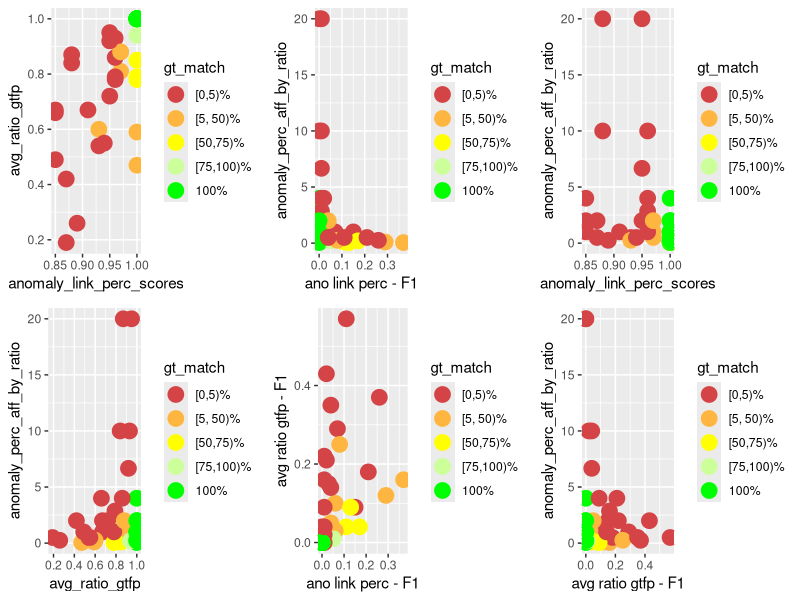
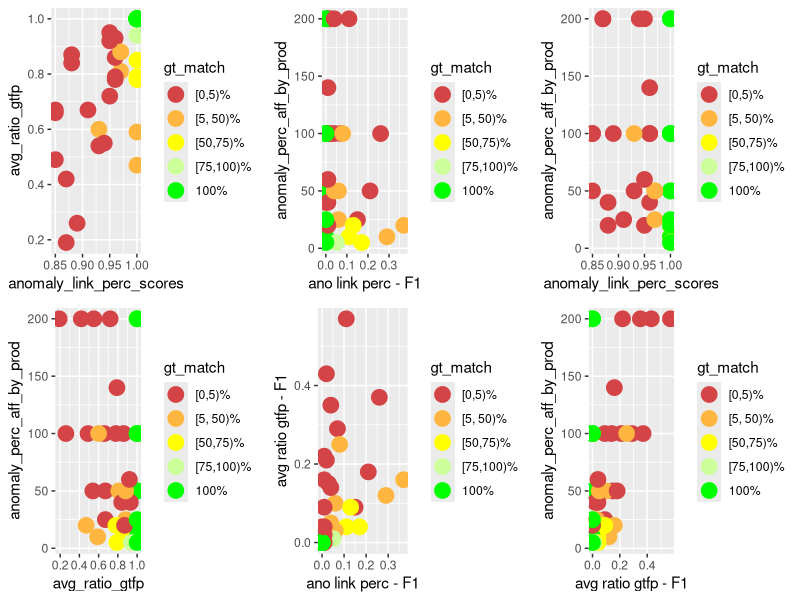
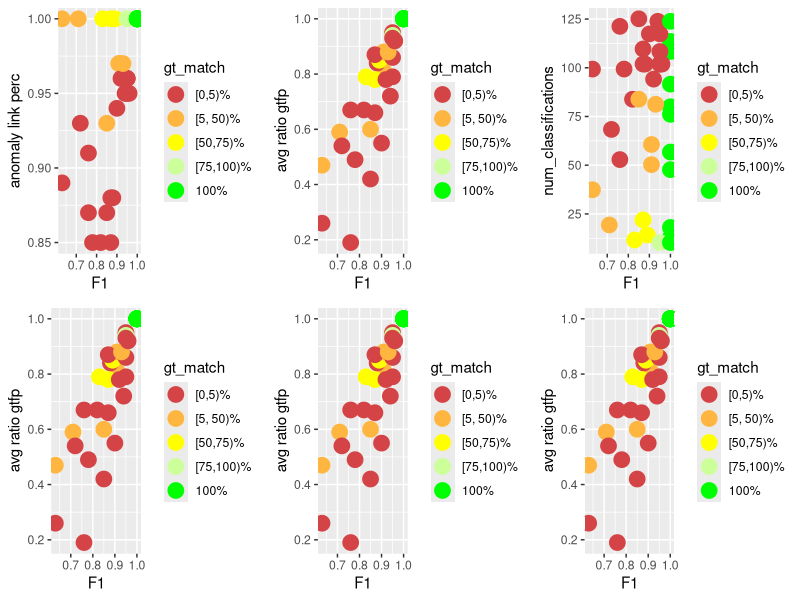
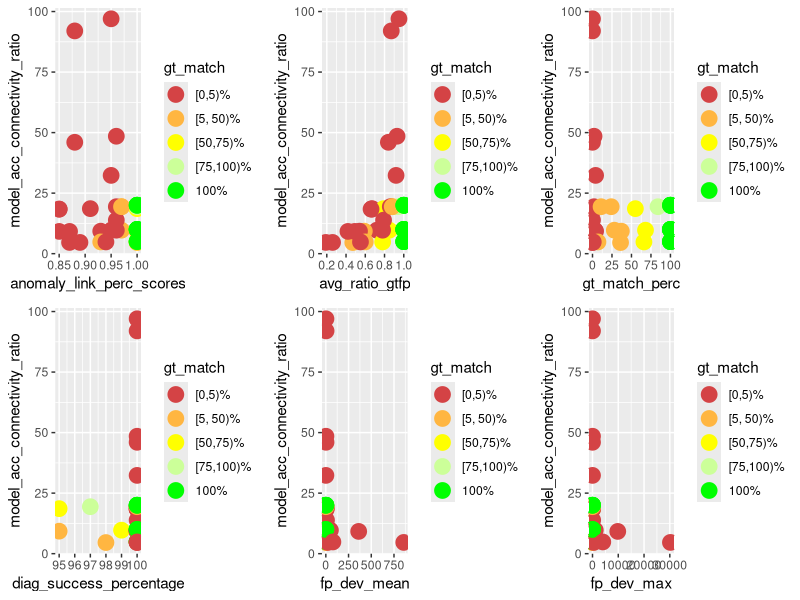
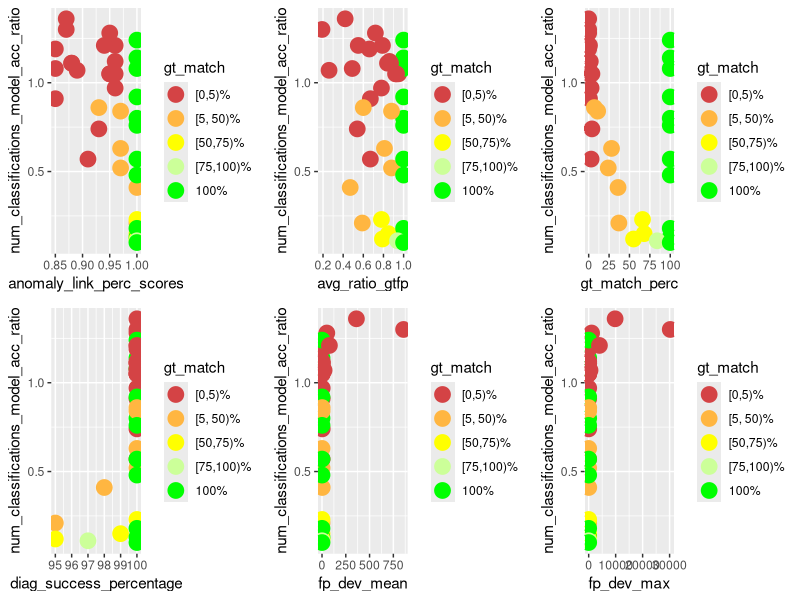
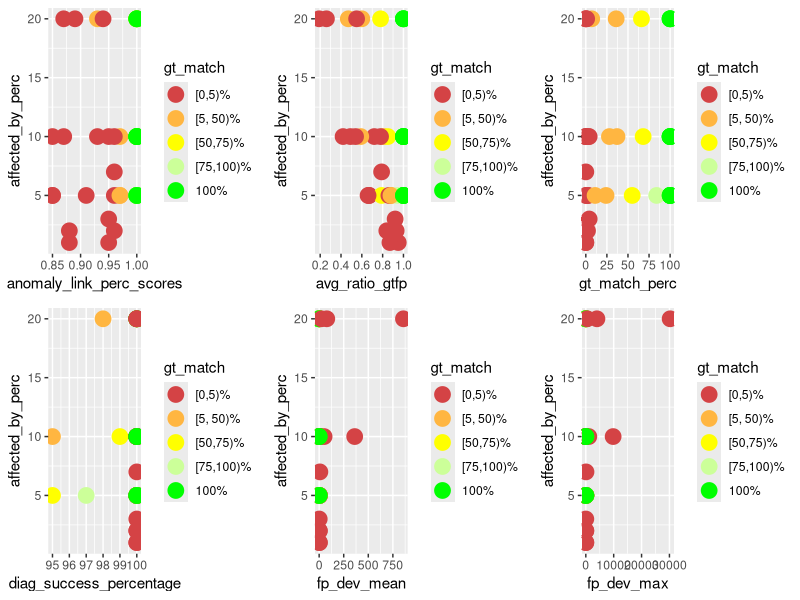
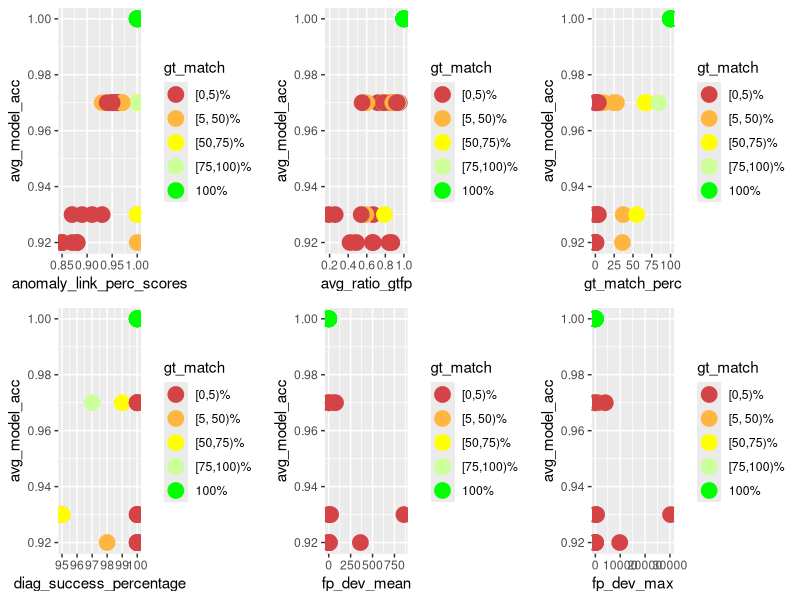
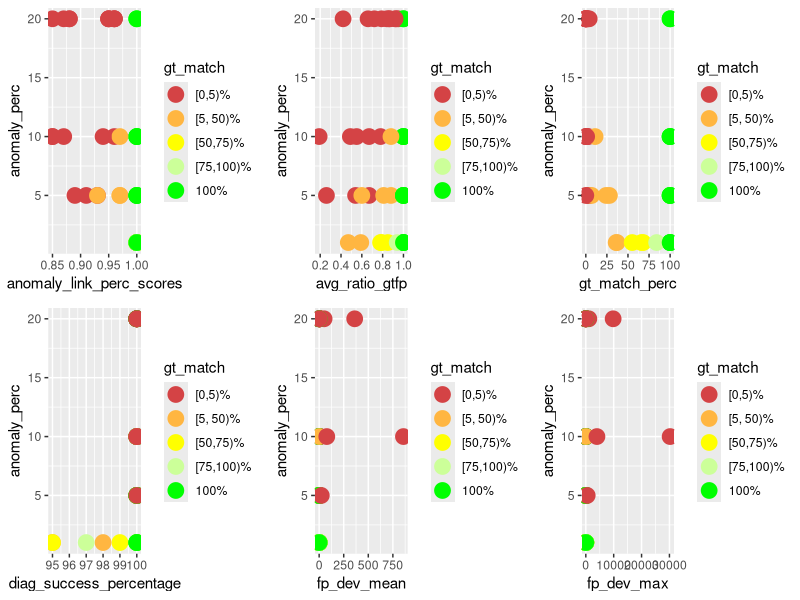

These figures' R source, in order:
library(ggplot2)
library(gridExtra)
library(dplyr)

PT_DEF <- geom_point(size=5)
COLOR_VALS <- c("#d44345", "#ffb641", "#ffff00", "#ccff99", "#00ff00")

gen_multi_plot_six <- function(
        pp1, pp2, pp3, pp4, pp5, pp6,
        y1, y2, y3, y4, y5, y6,
        x1, x2, x3, x4, x5, x6,
        filename
    ) {
    fpp1 <- pp1 + PT_DEF + xlab(x1) + ylab(y1) + scale_color_manual(values = color_mapping)
    fpp2 <- pp2 + PT_DEF + xlab(x2) + ylab(y2) + scale_color_manual(values = color_mapping)
    fpp3 <- pp3 + PT_DEF + xlab(x3) + ylab(y3) + scale_color_manual(values = color_mapping)
    fpp4 <- pp4 + PT_DEF + xlab(x4) + ylab(y4) + scale_color_manual(values = color_mapping)
    fpp5 <- pp5 + PT_DEF + xlab(x5) + ylab(y5) + scale_color_manual(values = color_mapping)
    fpp6 <- pp6 + PT_DEF + xlab(x6) + ylab(y6) + scale_color_manual(values = color_mapping)
    combined_plot <- grid.arrange(fpp1, fpp2, fpp3, fpp4, fpp5, fpp6, ncol = 3)
    ggsave(combined_plot, file = filename, width = 12, height = 6)
}

gen_multi_plot_two <- function(
        pp1, pp2, y1, y2, x1, x2, filename
    ) {
    fpp1 <- pp1 + PT_DEF + xlab(x1) + ylab(y1) + scale_color_manual(values = color_mapping)
    fpp2 <- pp2 + PT_DEF + xlab(x2) + ylab(y2) + scale_color_manual(values = color_mapping)
    combined_plot <- grid.arrange(fpp1, fpp2, ncol = 2)
    ggsave(combined_plot, file = filename, width = 12, height = 6)
}

# actual compensation insights

input <- read.csv(
    file = "meta_analysis.csv", header = TRUE, sep = ",", check.name = FALSE
)

# instead of the percentage value factor(gt_match_perc) for which I'd need 100
# colors, I only want to color / group them into 5 groups
LABELS <- c("[0,5)%", "[5, 50)%", "[50,75)%", "[75,100)%", "100%")
color_mapping <- setNames(COLOR_VALS, LABELS)

input$gt_match <- cut(
    input$gt_match_perc,
    breaks = c(0, 5, 50, 75, 100, Inf),
    labels = LABELS,
    include.lowest = TRUE,
    right = FALSE
)

p1 <- ggplot(
    data = input, aes_string(
        x = "anomaly_link_perc_scores",
        y = "avg_ratio_gtfp",
        color = "gt_match",
        group = "gt_match"
    )
)

p2 <- ggplot(
    data = input, aes_string(
        x = "compensation_ano_link",
        y = "anomaly_perc_aff_by_ratio",
        color = "gt_match",
        group = "gt_match"
    )
)

p3 <- ggplot(
    data = input, aes_string(
        x = "anomaly_link_perc_scores",
        y = "anomaly_perc_aff_by_ratio",
        color = "gt_match",
        group = "gt_match"
    )
)

p4 <- ggplot(
    data = input, aes_string(
        x = "avg_ratio_gtfp",
        y = "anomaly_perc_aff_by_ratio",
        color = "gt_match",
        group = "gt_match"
    )
)

p5 <- ggplot(
    data = input, aes_string(
        x = "compensation_ano_link",
        y = "compensation_gtfp",
        color = "gt_match",
        group = "gt_match"
    )
)

p6 <- ggplot(
    data = input, aes_string(
        x = "compensation_gtfp",
        y = "anomaly_perc_aff_by_ratio",
        color = "gt_match",
        group = "gt_match"
    )
)

gen_multi_plot_six(
    p1, p2, p3, p4, p5, p6,
    "avg_ratio_gtfp", # y1
    "anomaly_perc_aff_by_ratio", # y2
    "anomaly_perc_aff_by_ratio", # y3
    "anomaly_perc_aff_by_ratio", # y4
    "avg ratio gtfp - F1", # y5
    "anomaly_perc_aff_by_ratio", # y6
    "anomaly_link_perc_scores", # x1
    "ano link perc - F1", # x2
    "anomaly_link_perc_scores", # x3
    "avg_ratio_gtfp", # x4
    "ano link perc - F1", # x5
    "avg ratio gtfp - F1", # x6
    "compensation_analysis.png"
)

# same with prod #############################

p1 <- ggplot(
    data = input, aes_string(
        x = "anomaly_link_perc_scores",
        y = "avg_ratio_gtfp",
        color = "gt_match",
        group = "gt_match"
    )
)

p2 <- ggplot(
    data = input, aes_string(
        x = "compensation_ano_link",
        y = "anomaly_perc_aff_by_prod",
        color = "gt_match",
        group = "gt_match"
    )
)

p3 <- ggplot(
    data = input, aes_string(
        x = "anomaly_link_perc_scores",
        y = "anomaly_perc_aff_by_prod",
        color = "gt_match",
        group = "gt_match"
    )
)

p4 <- ggplot(
    data = input, aes_string(
        x = "avg_ratio_gtfp",
        y = "anomaly_perc_aff_by_prod",
        color = "gt_match",
        group = "gt_match"
    )
)

p5 <- ggplot(
    data = input, aes_string(
        x = "compensation_ano_link",
        y = "compensation_gtfp",
        color = "gt_match",
        group = "gt_match"
    )
)

p6 <- ggplot(
    data = input, aes_string(
        x = "compensation_gtfp",
        y = "anomaly_perc_aff_by_prod",
        color = "gt_match",
        group = "gt_match"
    )
)

gen_multi_plot_six(
    p1, p2, p3, p4, p5, p6,
    "avg_ratio_gtfp", # y1
    "anomaly_perc_aff_by_prod", # y2
    "anomaly_perc_aff_by_prod", # y3
    "anomaly_perc_aff_by_prod", # y4
    "avg ratio gtfp - F1", # y5
    "anomaly_perc_aff_by_prod", # y6
    "anomaly_link_perc_scores", # x1
    "ano link perc - F1", # x2
    "anomaly_link_perc_scores", # x3
    "avg_ratio_gtfp", # x4
    "ano link perc - F1", # x5
    "avg ratio gtfp - F1", # x6
    "compensation_analysis_prod.png"
)

##############################################

p1 <- ggplot(
    data = input, aes_string(
        x = "f1_scores",
        y = "anomaly_link_perc_scores",
        color = "gt_match",
        group = "gt_match"
    )
)

p2 <- ggplot(
    data = input, aes_string(
        x = "f1_scores",
        y = "avg_ratio_gtfp",
        color = "gt_match",
        group = "gt_match"
    )
)

p3 <- ggplot(
    data = input, aes_string(
        x = "f1_scores",
        y = "num_classifications",
        color = "gt_match",
        group = "gt_match"
    )
)

p4 <- ggplot(
    data = input, aes_string(
        x = "f1_scores",
        y = "avg_ratio_gtfp",
        color = "gt_match",
        group = "gt_match"
    )
)

p5 <- ggplot(
    data = input, aes_string(
        x = "f1_scores",
        y = "avg_ratio_gtfp",
        color = "gt_match",
        group = "gt_match"
    )
)

p6 <- ggplot(
    data = input, aes_string(
        x = "f1_scores",
        y = "avg_ratio_gtfp",
        color = "gt_match",
        group = "gt_match"
    )
)

gen_multi_plot_six(
    p1, p2, p3, p4, p5, p6,
    "anomaly link perc", # y1
    "avg ratio gtfp", # y2
    "num_classifications", # y3
    "avg ratio gtfp", # y4
    "avg ratio gtfp", # y5
    "avg ratio gtfp", # y6
    "F1", # x1
    "F1", # x2
    "F1", # x3
    "F1", # x4
    "F1", # x5
    "F1", # x6
    "f1_end_res_corr.png"
)

# model acc - connectivity - performance

p1 <- ggplot(
    data = input, aes_string(
        x = "anomaly_link_perc_scores",
        y = "model_acc_connectivity_ratio",
        color = "gt_match",
        group = "gt_match"
    )
)

p2 <- ggplot(
    data = input, aes_string(
        x = "avg_ratio_gtfp",
        y = "model_acc_connectivity_ratio",
        color = "gt_match",
        group = "gt_match"
    )
)

p3 <- ggplot(
    data = input, aes_string(
        x = "gt_match_perc",
        y = "model_acc_connectivity_ratio",
        color = "gt_match",
        group = "gt_match"
    )
)

p4 <- ggplot(
    data = input, aes_string(
        x = "diag_success_percentage",
        y = "model_acc_connectivity_ratio",
        color = "gt_match",
        group = "gt_match"
    )
)

p5 <- ggplot(
    data = input, aes_string(
        x = "fp_dev_mean",
        y = "model_acc_connectivity_ratio",
        color = "gt_match",
        group = "gt_match"
    )
)

p6 <- ggplot(
    data = input, aes_string(
        x = "fp_dev_max",
        y = "model_acc_connectivity_ratio",
        color = "gt_match",
        group = "gt_match"
    )
)

gen_multi_plot_six(
    p1, p2, p3, p4, p5, p6,
    "model_acc_connectivity_ratio", # y1
    "model_acc_connectivity_ratio", # y2
    "model_acc_connectivity_ratio", # y3
    "model_acc_connectivity_ratio", # y4
    "model_acc_connectivity_ratio", # y5
    "model_acc_connectivity_ratio", # y6
    "anomaly_link_perc_scores", # x1
    "avg_ratio_gtfp", # x2
    "gt_match_perc", # x3
    "diag_success_percentage", # x4
    "fp_dev_mean", # x5
    "fp_dev_max", # x6
    "modelacc_connectivity_performance.png"
)

# how many classifications and how acc models

p1 <- ggplot(
    data = input, aes_string(
        x = "anomaly_link_perc_scores",
        y = "num_classifications_model_acc_ratio",
        color = "gt_match",
        group = "gt_match"
    )
)

p2 <- ggplot(
    data = input, aes_string(
        x = "avg_ratio_gtfp",
        y = "num_classifications_model_acc_ratio",
        color = "gt_match",
        group = "gt_match"
    )
)

p3 <- ggplot(
    data = input, aes_string(
        x = "gt_match_perc",
        y = "num_classifications_model_acc_ratio",
        color = "gt_match",
        group = "gt_match"
    )
)

p4 <- ggplot(
    data = input, aes_string(
        x = "diag_success_percentage",
        y = "num_classifications_model_acc_ratio",
        color = "gt_match",
        group = "gt_match"
    )
)

p5 <- ggplot(
    data = input, aes_string(
        x = "fp_dev_mean",
        y = "num_classifications_model_acc_ratio",
        color = "gt_match",
        group = "gt_match"
    )
)

p6 <- ggplot(
    data = input, aes_string(
        x = "fp_dev_max",
        y = "num_classifications_model_acc_ratio",
        color = "gt_match",
        group = "gt_match"
    )
)

gen_multi_plot_six(
    p1, p2, p3, p4, p5, p6,
    "num_classifications_model_acc_ratio", # y1
    "num_classifications_model_acc_ratio", # y2
    "num_classifications_model_acc_ratio", # y3
    "num_classifications_model_acc_ratio", # y4
    "num_classifications_model_acc_ratio", # y5
    "num_classifications_model_acc_ratio", # y6
    "anomaly_link_perc_scores", # x1
    "avg_ratio_gtfp", # x2
    "gt_match_perc", # x3
    "diag_success_percentage", # x4
    "fp_dev_mean", # x5
    "fp_dev_max", # x6
    "num_classifications_model_acc.png"
)

# affected_by against perf

p1 <- ggplot(
    data = input, aes_string(
        x = "anomaly_link_perc_scores",
        y = "affected_by_perc",
        color = "gt_match",
        group = "gt_match"
    )
)

p2 <- ggplot(
    data = input, aes_string(
        x = "avg_ratio_gtfp",
        y = "affected_by_perc",
        color = "gt_match",
        group = "gt_match"
    )
)

p3 <- ggplot(
    data = input, aes_string(
        x = "gt_match_perc",
        y = "affected_by_perc",
        color = "gt_match",
        group = "gt_match"
    )
)

p4 <- ggplot(
    data = input, aes_string(
        x = "diag_success_percentage",
        y = "affected_by_perc",
        color = "gt_match",
        group = "gt_match"
    )
)

p5 <- ggplot(
    data = input, aes_string(
        x = "fp_dev_mean",
        y = "affected_by_perc",
        color = "gt_match",
        group = "gt_match"
    )
)

p6 <- ggplot(
    data = input, aes_string(
        x = "fp_dev_max",
        y = "affected_by_perc",
        color = "gt_match",
        group = "gt_match"
    )
)

gen_multi_plot_six(
    p1, p2, p3, p4, p5, p6,
    "affected_by_perc", # y1
    "affected_by_perc", # y2
    "affected_by_perc", # y3
    "affected_by_perc", # y4
    "affected_by_perc", # y5
    "affected_by_perc", # y6
    "anomaly_link_perc_scores", # x1
    "avg_ratio_gtfp", # x2
    "gt_match_perc", # x3
    "diag_success_percentage", # x4
    "fp_dev_mean", # x5
    "fp_dev_max", # x6
    "aff_by_perf.png"
)

# model_acc against perf

p1 <- ggplot(
    data = input, aes_string(
        x = "anomaly_link_perc_scores",
        y = "avg_model_acc",
        color = "gt_match",
        group = "gt_match"
    )
)

p2 <- ggplot(
    data = input, aes_string(
        x = "avg_ratio_gtfp",
        y = "avg_model_acc",
        color = "gt_match",
        group = "gt_match"
    )
)

p3 <- ggplot(
    data = input, aes_string(
        x = "gt_match_perc",
        y = "avg_model_acc",
        color = "gt_match",
        group = "gt_match"
    )
)

p4 <- ggplot(
    data = input, aes_string(
        x = "diag_success_percentage",
        y = "avg_model_acc",
        color = "gt_match",
        group = "gt_match"
    )
)

p5 <- ggplot(
    data = input, aes_string(
        x = "fp_dev_mean",
        y = "avg_model_acc",
        color = "gt_match",
        group = "gt_match"
    )
)

p6 <- ggplot(
    data = input, aes_string(
        x = "fp_dev_max",
        y = "avg_model_acc",
        color = "gt_match",
        group = "gt_match"
    )
)

gen_multi_plot_six(
    p1, p2, p3, p4, p5, p6,
    "avg_model_acc", # y1
    "avg_model_acc", # y2
    "avg_model_acc", # y3
    "avg_model_acc", # y4
    "avg_model_acc", # y5
    "avg_model_acc", # y6
    "anomaly_link_perc_scores", # x1
    "avg_ratio_gtfp", # x2
    "gt_match_perc", # x3
    "diag_success_percentage", # x4
    "fp_dev_mean", # x5
    "fp_dev_max", # x6
    "model_acc_perf.png"
)

# anomaly_perc against perf

p1 <- ggplot(
    data = input, aes_string(
        x = "anomaly_link_perc_scores",
        y = "anomaly_perc",
        color = "gt_match",
        group = "gt_match"
    )
)

p2 <- ggplot(
    data = input, aes_string(
        x = "avg_ratio_gtfp",
        y = "anomaly_perc",
        color = "gt_match",
        group = "gt_match"
    )
)

p3 <- ggplot(
    data = input, aes_string(
        x = "gt_match_perc",
        y = "anomaly_perc",
        color = "gt_match",
        group = "gt_match"
    )
)

p4 <- ggplot(
    data = input, aes_string(
        x = "diag_success_percentage",
        y = "anomaly_perc",
        color = "gt_match",
        group = "gt_match"
    )
)

p5 <- ggplot(
    data = input, aes_string(
        x = "fp_dev_mean",
        y = "anomaly_perc",
        color = "gt_match",
        group = "gt_match"
    )
)

p6 <- ggplot(
    data = input, aes_string(
        x = "fp_dev_max",
        y = "anomaly_perc",
        color = "gt_match",
        group = "gt_match"
    )
)

gen_multi_plot_six(
    p1, p2, p3, p4, p5, p6,
    "anomaly_perc", # y1
    "anomaly_perc", # y2
    "anomaly_perc", # y3
    "anomaly_perc", # y4
    "anomaly_perc", # y5
    "anomaly_perc", # y6
    "anomaly_link_perc_scores", # x1
    "avg_ratio_gtfp", # x2
    "gt_match_perc", # x3
    "diag_success_percentage", # x4
    "fp_dev_mean", # x5
    "fp_dev_max", # x6
    "anomaly_perc_perf.png"
)

# anomaly_perc - model acc ratio against perf

p1 <- ggplot(
    data = input, aes_string(
        x = "anomaly_link_perc_scores",
        y = "anomaly_perc_model_acc_ratio",
        color = "gt_match",
        group = "gt_match"
    )
)

p2 <- ggplot(
    data = input, aes_string(
        x = "avg_ratio_gtfp",
        y = "anomaly_perc_model_acc_ratio",
        color = "gt_match",
        group = "gt_match"
    )
)

p3 <- ggplot(
    data = input, aes_string(
        x = "gt_match_perc",
        y = "anomaly_perc_model_acc_ratio",
        color = "gt_match",
        group = "gt_match"
    )
)

p4 <- ggplot(
    data = input, aes_string(
        x = "diag_success_percentage",
        y = "anomaly_perc_model_acc_ratio",
        color = "gt_match",
        group = "gt_match"
    )
)

p5 <- ggplot(
    data = input, aes_string(
        x = "fp_dev_mean",
        y = "anomaly_perc_model_acc_ratio",
        color = "gt_match",
        group = "gt_match"
    )
)

p6 <- ggplot(
    data = input, aes_string(
        x = "fp_dev_max",
        y = "anomaly_perc_model_acc_ratio",
        color = "gt_match",
        group = "gt_match"
    )
)

gen_multi_plot_six(
    p1, p2, p3, p4, p5, p6,
    "anomaly_perc_model_acc_ratio", # y1
    "anomaly_perc_model_acc_ratio", # y2
    "anomaly_perc_model_acc_ratio", # y3
    "anomaly_perc_model_acc_ratio", # y4
    "anomaly_perc_model_acc_ratio", # y5
    "anomaly_perc_model_acc_ratio", # y6
    "anomaly_link_perc_scores", # x1
    "avg_ratio_gtfp", # x2
    "gt_match_perc", # x3
    "diag_success_percentage", # x4
    "fp_dev_mean", # 5
    "fp_dev_max", # x6
    "anomaly_perc_model_acc_ratio_perf.png"
)

# num classifications against perf

p1 <- ggplot(
    data = input, aes_string(
        x = "anomaly_link_perc_scores",
        y = "num_classifications",
        color = "gt_match",
        group = "gt_match"
    )
)

p2 <- ggplot(
    data = input, aes_string(
        x = "avg_ratio_gtfp",
        y = "num_classifications",
        color = "gt_match",
        group = "gt_match"
    )
)

p3 <- ggplot(
    data = input, aes_string(
        x = "gt_match_perc",
        y = "num_classifications",
        color = "gt_match",
        group = "gt_match"
    )
)

p4 <- ggplot(
    data = input, aes_string(
        x = "diag_success_percentage",
        y = "num_classifications",
        color = "gt_match",
        group = "gt_match"
    )
)

p5 <- ggplot(
    data = input, aes_string(
        x = "fp_dev_mean",
        y = "num_classifications",
        color = "gt_match",
        group = "gt_match"
    )
)

p6 <- ggplot(
    data = input, aes_string(
        x = "fp_dev_max",
        y = "num_classifications",
        color = "gt_match",
        group = "gt_match"
    )
)

gen_multi_plot_six(
    p1, p2, p3, p4, p5, p6,
    "num_classifications", # y1
    "num_classifications", # y2
    "num_classifications", # y3
    "num_classifications", # y4
    "num_classifications", # y5
    "num_classifications", # y6
    "anomaly_link_perc_scores", # x1
    "avg_ratio_gtfp", # x2
    "gt_match_perc", # x3
    "diag_success_percentage", # x4
    "fp_dev_mean", # x5
    "fp_dev_max", # x6
    "num_classifications_perf.png"
)

# num classifications - model acc -- filtered based on avg_ratio_gtfp

p1 <- ggplot(
    data = input, aes_string(
        x = "num_classifications",
        y = "avg_model_acc",
        color = "gt_match",
        group = "gt_match"
    )
)

filtered_data <- subset(input, avg_ratio_gtfp >= 0.7)

p2 <- ggplot(
    data = filtered_data,
    aes_string(
        x = "num_classifications",
        y = "avg_model_acc",
        color = "gt_match",
        group = "gt_match"
    )
)

filtered_data <- subset(input, avg_ratio_gtfp >= 0.75)

p3 <- ggplot(
    data = filtered_data,
    aes_string(
        x = "num_classifications",
        y = "avg_model_acc",
        color = "gt_match",
        group = "gt_match"
    )
)

filtered_data <- subset(input, avg_ratio_gtfp >= 0.8)

p4 <- ggplot(
    data = filtered_data,
    aes_string(
        x = "num_classifications",
        y = "avg_model_acc",
        color = "gt_match",
        group = "gt_match"
    )
)

filtered_data <- subset(input, avg_ratio_gtfp >= 0.9)

p5 <- ggplot(
    data = filtered_data,
    aes_string(
        x = "num_classifications",
        y = "avg_model_acc",
        color = "gt_match",
        group = "gt_match"
    )
)

filtered_data <- input %>%
  group_by(avg_model_acc) %>%
  filter(avg_ratio_gtfp == max(avg_ratio_gtfp))

p6 <- ggplot(
    data = filtered_data,
    aes_string(
        x = "num_classifications",
        y = "avg_model_acc",
        color = "gt_match",
        group = "gt_match"
    )
)

gen_multi_plot_six(
    p1, p2, p3, p4, p5, p6,
    "avg_model_acc", #y1
    "avg_model_acc", #y2
    "avg_model_acc", #y3
    "avg_model_acc", #y4
    "avg_model_acc", #y5
    "avg_model_acc", #y6
    "classifications", #x1
    "classifications (filt. based on avg_ratio_gtfp 70%)", #x2
    "classifications (filt. based on avg_ratio_gtfp 75%)", #x3
    "classifications (filt. based on avg_ratio_gtfp 80%)", #x4
    "classifications (filt. based on avg_ratio_gtfp 90%)", #x5
    "classifications (filt. based on max avg_ratio_gtfp)", #x6
    "model_acc_classifications.png"
)

# num classifications - model acc -- filtered based on anomaly_link_perc_scores

p1 <- ggplot(
    data = input, aes_string(
        x = "num_classifications",
        y = "avg_model_acc",
        color = "gt_match",
        group = "gt_match"
    )
)

filtered_data <- subset(input, anomaly_link_perc_scores >= 0.7)

p2 <- ggplot(
    data = filtered_data,
    aes_string(
        x = "num_classifications",
        y = "avg_model_acc",
        color = "gt_match",
        group = "gt_match"
    )
)

filtered_data <- subset(input, anomaly_link_perc_scores >= 0.75)

p3 <- ggplot(
    data = filtered_data,
    aes_string(
        x = "num_classifications",
        y = "avg_model_acc",
        color = "gt_match",
        group = "gt_match"
    )
)

filtered_data <- subset(input, anomaly_link_perc_scores >= 0.8)

p4 <- ggplot(
    data = filtered_data,
    aes_string(
        x = "num_classifications",
        y = "avg_model_acc",
        color = "gt_match",
        group = "gt_match"
    )
)

filtered_data <- subset(input, anomaly_link_perc_scores >= 0.9)

p5 <- ggplot(
    data = filtered_data,
    aes_string(
        x = "num_classifications",
        y = "avg_model_acc",
        color = "gt_match",
        group = "gt_match"
    )
)

filtered_data <- input %>%
  group_by(avg_model_acc) %>%
  filter(anomaly_link_perc_scores == max(anomaly_link_perc_scores))

p6 <- ggplot(
    data = filtered_data,
    aes_string(
        x = "num_classifications",
        y = "avg_model_acc",
        color = "gt_match",
        group = "gt_match"
    )
)

gen_multi_plot_six(
    p1, p2, p3, p4, p5, p6,
    "avg_model_acc", #y1
    "avg_model_acc", #y2
    "avg_model_acc", #y3
    "avg_model_acc", #y4
    "avg_model_acc", #y5
    "avg_model_acc", #y6
    "classifications", #x1
    "classifications (filt. based on ano_link_perc 70%)", #x2
    "classifications (filt. based on ano_link_perc 75%)", #x3
    "classifications (filt. based on ano_link_perc 80%)", #x4
    "classifications (filt. based on ano_link_perc 90%)", #x5
    "classifications (filt. based on max ano_link_perc)", #x6
    "model_acc_classifications_ano_link.png"
)

# num classifications - model acc -- filtered based on gt_match_perc

p1 <- ggplot(
    data = input, aes_string(
        x = "num_classifications",
        y = "avg_model_acc",
        color = "gt_match",
        group = "gt_match"
    )
)

filtered_data <- subset(input, gt_match_perc >= 70)

p2 <- ggplot(
    data = filtered_data,
    aes_string(
        x = "num_classifications",
        y = "avg_model_acc",
        color = "gt_match",
        group = "gt_match"
    )
)

filtered_data <- subset(input, gt_match_perc >= 75)

p3 <- ggplot(
    data = filtered_data,
    aes_string(
        x = "num_classifications",
        y = "avg_model_acc",
        color = "gt_match",
        group = "gt_match"
    )
)

filtered_data <- subset(input, gt_match_perc >= 80)

p4 <- ggplot(
    data = filtered_data,
    aes_string(
        x = "num_classifications",
        y = "avg_model_acc",
        color = "gt_match",
        group = "gt_match"
    )
)

filtered_data <- subset(input, gt_match_perc >= 90)

p5 <- ggplot(
    data = filtered_data,
    aes_string(
        x = "num_classifications",
        y = "avg_model_acc",
        color = "gt_match",
        group = "gt_match"
    )
)

filtered_data <- input %>%
  group_by(avg_model_acc) %>%
  filter(gt_match_perc == max(gt_match_perc))

p6 <- ggplot(
    data = filtered_data,
    aes_string(
        x = "num_classifications",
        y = "avg_model_acc",
        color = "gt_match",
        group = "gt_match"
    )
)

gen_multi_plot_six(
    p1, p2, p3, p4, p5, p6,
    "avg_model_acc", #y1
    "avg_model_acc", #y2
    "avg_model_acc", #y3
    "avg_model_acc", #y4
    "avg_model_acc", #y5
    "avg_model_acc", #y6
    "classifications", #x1
    "classifications (filt. based on gt_match_perc 70%)", #x2
    "classifications (filt. based on gt_match_perc 75%)", #x3
    "classifications (filt. based on gt_match_perc 80%)", #x4
    "classifications (filt. based on gt_match_perc 90%)", #x5
    "classifications (filt. based on max gt_match_perc)", #x6
    "model_acc_classifications_gt_match_perc.png"
)

# correlation affected-by and fault path len / num fault paths

p1 <- ggplot(
    data = input, aes_string(
        x = "avg_num_fault_paths",
        y = "affected_by_perc",
        color = "gt_match",
        group = "gt_match"
    )
)

p2 <- ggplot(
    data = input, aes_string(
        x = "avg_fault_path_len",
        y = "avg_num_fault_paths",
        color = "gt_match",
        group = "gt_match"
    )
)

p3 <- ggplot(
    data = input, aes_string(
        x = "avg_num_fault_paths",
        y = "anomaly_perc",
        color = "gt_match",
        group = "gt_match"
    )
)

p4 <- ggplot(
    data = input, aes_string(
        x = "avg_fault_path_len",
        y = "anomaly_perc",
        color = "gt_match",
        group = "gt_match"
    )
)

p5 <- ggplot(
    data = input, aes_string(
        x = "avg_num_fault_paths",
        y = "anomaly_perc_aff_by_prod",
        color = "gt_match",
        group = "gt_match"
    )
)

p6 <- ggplot(
    data = input, aes_string(
        x = "avg_fault_path_len",
        y = "anomaly_perc_aff_by_prod",
        color = "gt_match",
        group = "gt_match"
    )
)

gen_multi_plot_six(
    p1, p2, p3, p4, p5, p6,
    "affected_by_perc", # y1
    "avg_num_fault_paths", # y2
    "anomaly_perc", # y3
    "anomaly_perc", # y4
    "anomaly_perc_aff_by_prod", # y5
    "anomaly_perc_aff_by_prod", # y6
    "avg_num_fault_paths", # x1
    "avg_fault_path_len", # x2
    "avg_num_fault_paths", # x3
    "avg_fault_path_len", # x4
    "avg_num_fault_paths", # x5
    "avg_fault_path_len", # x6
    "correlation_anomaly_perc_aff_by_prod_fault_paths.png"
)

# correlation (median + mean) runtime and fault path len / num fault paths

p1 <- ggplot(
    data = input, aes_string(
        x = "avg_num_fault_paths",
        y = "`avg_runtime (s)`",
        color = "gt_match",
        group = "gt_match"
    )
)

p2 <- ggplot(
    data = input, aes_string(
        x = "avg_fault_path_len",
        y = "`avg_runtime (s)`",
        color = "gt_match",
        group = "gt_match"
    )
)

p3 <- ggplot(
    data = input, aes_string(
        x = "avg_num_fault_paths",
        y = "`median_runtime (s)`",
        color = "gt_match",
        group = "gt_match"
    )
)

p4 <- ggplot(
    data = input, aes_string(
        x = "avg_fault_path_len",
        y = "`median_runtime (s)`",
        color = "gt_match",
        group = "gt_match"
    )
)

p5 <- ggplot(
    data = input, aes_string(
        x = "median_fault_path_len",
        y = "`median_runtime (s)`",
        color = "gt_match",
        group = "gt_match"
    )
)

p6 <- ggplot(
    data = input, aes_string(
        x = "median_num_fault_paths",
        y = "`median_runtime (s)`",
        color = "gt_match",
        group = "gt_match"
    )
)

gen_multi_plot_six(
    p1, p2, p3, p4, p5, p6,
    "`avg_runtime (s)`", # y1
    "`avg_runtime (s)`", # y2
    "`median_runtime (s)`", # y3
    "`median_runtime (s)`", # y4
    "`median_runtime (s)`", # y5
    "`median_runtime (s)`", # y6
    "avg_num_fault_paths", # x1
    "avg_fault_path_len", # x2
    "avg_num_fault_paths", # x3
    "avg_fault_path_len", # x4
    "median_fault_path_len", # x5
    "median_num_fault_paths", # x6
    "correlation_runtime_fault_paths.png"
)

# correlation (median + mean + max) runtime and sum of (mean + max) fp + fp dev

p1 <- ggplot(
    data = input, aes_string(
        x = "sum_of_avg_fault_paths_and_dev",
        y = "`avg_runtime (s)`",
        color = "gt_match",
        group = "gt_match"
    )
)

p2 <- ggplot(
    data = input, aes_string(
        x = "sum_of_max_fault_paths_and_dev",
        y = "`max_runtime (s)`",
        color = "gt_match",
        group = "gt_match"
    )
)

p3 <- ggplot(
    data = input, aes_string(
        x = "sum_of_avg_fault_paths_and_dev",
        y = "`median_runtime (s)`",
        color = "gt_match",
        group = "gt_match"
    )
)

p4 <- ggplot(
    data = input, aes_string(
        x = "sum_of_avg_fault_paths_and_dev",
        y = "`max_runtime (s)`",
        color = "gt_match",
        group = "gt_match"
    )
)

p5 <- ggplot(
    data = input, aes_string(
        x = "sum_of_max_fault_paths_and_dev",
        y = "`avg_runtime (s)`",
        color = "gt_match",
        group = "gt_match"
    )
)

p6 <- ggplot(
    data = input, aes_string(
        x = "sum_of_max_fault_paths_and_dev",
        y = "`median_runtime (s)`",
        color = "gt_match",
        group = "gt_match"
    )
)

gen_multi_plot_six(
    p1, p2, p3, p4, p5, p6,
    "`avg_runtime (s)`", # y1
    "`max_runtime (s)`", # y2
    "`median_runtime (s)`", # y3
    "`max_runtime (s)`", # y4
    "`avg_runtime (s)`", # y5
    "`median_runtime (s)`", # y6
    "sum_of_avg_fault_paths_and_dev", # x1
    "sum_of_max_fault_paths_and_dev", # x2
    "sum_of_avg_fault_paths_and_dev", # x3
    "sum_of_avg_fault_paths_and_dev", # x4
    "sum_of_max_fault_paths_and_dev", # x5
    "sum_of_max_fault_paths_and_dev", # x6
    "correlation_runtime_fault_paths_sum.png"
)

# correlation alpha, beta, gamma vs. FPs

p1 <- ggplot(
    data = input, aes_string(
        x = "avg_fp",
        y = "anomaly_perc",
        color = "gt_match",
        group = "gt_match"
    )
)

p2 <- ggplot(
    data = input, aes_string(
        x = "avg_fp",
        y = "affected_by_perc",
        color = "gt_match",
        group = "gt_match"
    )
)

p3 <- ggplot(
    data = input, aes_string(
        x = "avg_fp",
        y = "avg_model_acc",
        color = "gt_match",
        group = "gt_match"
    )
)

p4 <- ggplot(
    data = input, aes_string(
        x = "avg_fp",
        y = "anomaly_perc_aff_by_model_acc_aggregation",
        color = "gt_match",
        group = "gt_match"
    )
)

filtered_data <- subset(input, avg_model_acc < 1)

p5 <- ggplot(
    data = filtered_data, aes_string(
        x = "avg_fp",
        y = "anomaly_perc_aff_by_model_acc_aggregation",
        color = "gt_match",
        group = "gt_match"
    )
)

p6 <- ggplot(
    data = input, aes_string(
        x = "avg_fp",
        y = "num_classifications_model_acc_ratio",
        color = "gt_match",
        group = "gt_match"
    )
)

gen_multi_plot_six(
    p1, p2, p3, p4, p5, p6,
    "anomaly_perc", # y1
    "affected_by_perc", # y2
    "avg_model_acc", # y3
    "anomaly_perc_aff_by_model_acc_aggregation", # y4
    "anomaly_perc_aff_by_model_acc_aggregation", # y5
    "num_classifications_model_acc_ratio", # y6
    "avg_fp", # x1
    "avg_fp", # x2
    "avg_fp", # x3
    "avg_fp", # x4
    "avg_fp (filtered out 100% acc models)", # x5
    "avg_fp", # x6
    "anomaly_perc_aff_by_model_acc_aggregation.png"
)

# correlation alpha, beta, gamma vs. FNs

p1 <- ggplot(
    data = input, aes_string(
        x = "avg_fn",
        y = "anomaly_perc",
        color = "gt_match",
        group = "gt_match"
    )
)

p2 <- ggplot(
    data = input, aes_string(
        x = "avg_fn",
        y = "affected_by_perc",
        color = "gt_match",
        group = "gt_match"
    )
)

p3 <- ggplot(
    data = input, aes_string(
        x = "avg_fn",
        y = "avg_model_acc",
        color = "gt_match",
        group = "gt_match"
    )
)

p4 <- ggplot(
    data = input, aes_string(
        x = "avg_fn",
        y = "anomaly_perc_model_acc_aggregation",
        color = "gt_match",
        group = "gt_match"
    )
)

filtered_data <- subset(input, avg_model_acc < 1)

p5 <- ggplot(
    data = filtered_data, aes_string(
        x = "avg_fn",
        y = "anomaly_perc_model_acc_aggregation",
        color = "gt_match",
        group = "gt_match"
    )
)

p6 <- ggplot(
    data = input, aes_string(
        x = "avg_fn",
        y = "num_classifications_model_acc_ratio",
        color = "gt_match",
        group = "gt_match"
    )
)

gen_multi_plot_six(
    p1, p2, p3, p4, p5, p6,
    "anomaly_perc", # y1
    "affected_by_perc", # y2
    "avg_model_acc", # y3
    "anomaly_perc_model_acc_aggregation", # y4
    "anomaly_perc_model_acc_aggregation", # y5
    "num_classifications_model_acc_ratio", # y6
    "avg_fn", # x1
    "avg_fn", # x2
    "avg_fn", # x3
    "avg_fn", # x4
    "avg_fn (filtered out 100% acc models)", # x5
    "avg_fn", # x6
    "anomaly_perc_aff_by_model_acc_aggregation_fn.png"
)

# correlation missed anomalies vs. performance

p1 <- ggplot(
    data = input, aes_string(
        x = "all_missed_anomalies",
        y = "anomaly_link_perc_scores",
        color = "gt_match",
        group = "gt_match"
    )
)

p2 <- ggplot(
    data = input, aes_string(
        x = "missed_anomalies_unclassified",
        y = "anomaly_link_perc_scores",
        color = "gt_match",
        group = "gt_match"
    )
)

p3 <- ggplot(
    data = input, aes_string(
        x = "miss_due_to_class_iss",
        y = "anomaly_link_perc_scores",
        color = "gt_match",
        group = "gt_match"
    )
)

p4 <- ggplot(
    data = input, aes_string(
        x = "all_missed_anomalies",
        y = "avg_ratio_gtfp",
        color = "gt_match",
        group = "gt_match"
    )
)

p5 <- ggplot(
    data = input, aes_string(
        x = "missed_anomalies_unclassified",
        y = "avg_ratio_gtfp",
        color = "gt_match",
        group = "gt_match"
    )
)

p6 <- ggplot(
    data = input, aes_string(
        x = "miss_due_to_class_iss",
        y = "avg_ratio_gtfp",
        color = "gt_match",
        group = "gt_match"
    )
)

gen_multi_plot_six(
    p1, p2, p3, p4, p5, p6,
    "anomaly_link_perc_scores", # y1
    "anomaly_link_perc_scores", # y2
    "anomaly_link_perc_scores", # y3
    "avg_ratio_gtfp", # y4
    "avg_ratio_gtfp", # y5
    "avg_ratio_gtfp", # y6
    "all_missed_anomalies", # x1
    "missed_anomalies_unclassified", # x2
    "miss_due_to_class_iss", # x3
    "all_missed_anomalies", # x4
    "missed_anomalies_unclassified", # x5
    "miss_due_to_class_iss", # x6
    "correlation_missed_anomalies_perf.png"
)

# correlation compensation metrics

p1 <- ggplot(
    data = input, aes_string(
        x = "avg_compensation_by_aff_by_savior",
        y = "affected_by_perc",
        color = "gt_match",
        group = "gt_match"
    )
)

p2 <- ggplot(
    data = input, aes_string(
        x = "avg_missed_chances",
        y = "affected_by_perc",
        color = "gt_match",
        group = "gt_match"
    )
)

p3 <- ggplot(
    data = input, aes_string(
        x = "avg_no_second_chance",
        y = "affected_by_perc",
        color = "gt_match",
        group = "gt_match"
    )
)

p4 <- ggplot(
    data = input, aes_string(
        x = "anomaly_link_perc_scores",
        y = "avg_compensation_by_aff_by_savior",
        color = "gt_match",
        group = "gt_match"
    )
)

p5 <- ggplot(
    data = input, aes_string(
        x = "avg_ratio_gtfp",
        y = "avg_compensation_by_aff_by_savior",
        color = "gt_match",
        group = "gt_match"
    )
)

p6 <- ggplot(
    data = input, aes_string(
        x = "avg_ratio_gtfp",
        y = "avg_missed_chances",
        color = "gt_match",
        group = "gt_match"
    )
)

gen_multi_plot_six(
    p1, p2, p3, p4, p5, p6,
    "affected_by_perc", # y1
    "affected_by_perc", # y2
    "affected_by_perc", # y3
    "avg_compensation_by_aff_by_savior", # y4
    "avg_compensation_by_aff_by_savior", # y5
    "avg_missed_chances", # y6
    "avg_compensation_by_aff_by_savior", # x1
    "avg_missed_chances", # x2
    "avg_no_second_chance", # x3
    "anomaly_link_perc_scores", # x4
    "avg_ratio_gtfp", # x5
    "avg_ratio_gtfp", # x6
    "correlation_compensation_metrics.png"
)
